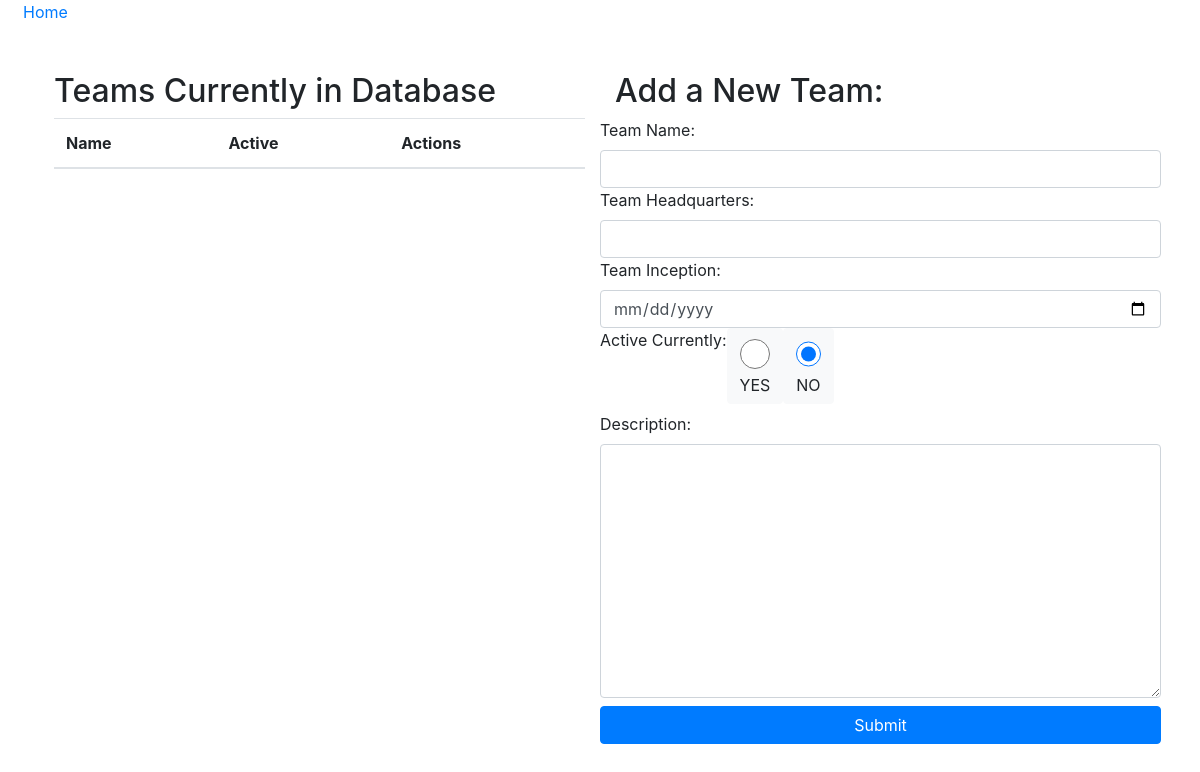
The app's page /daemon/teams, older data.
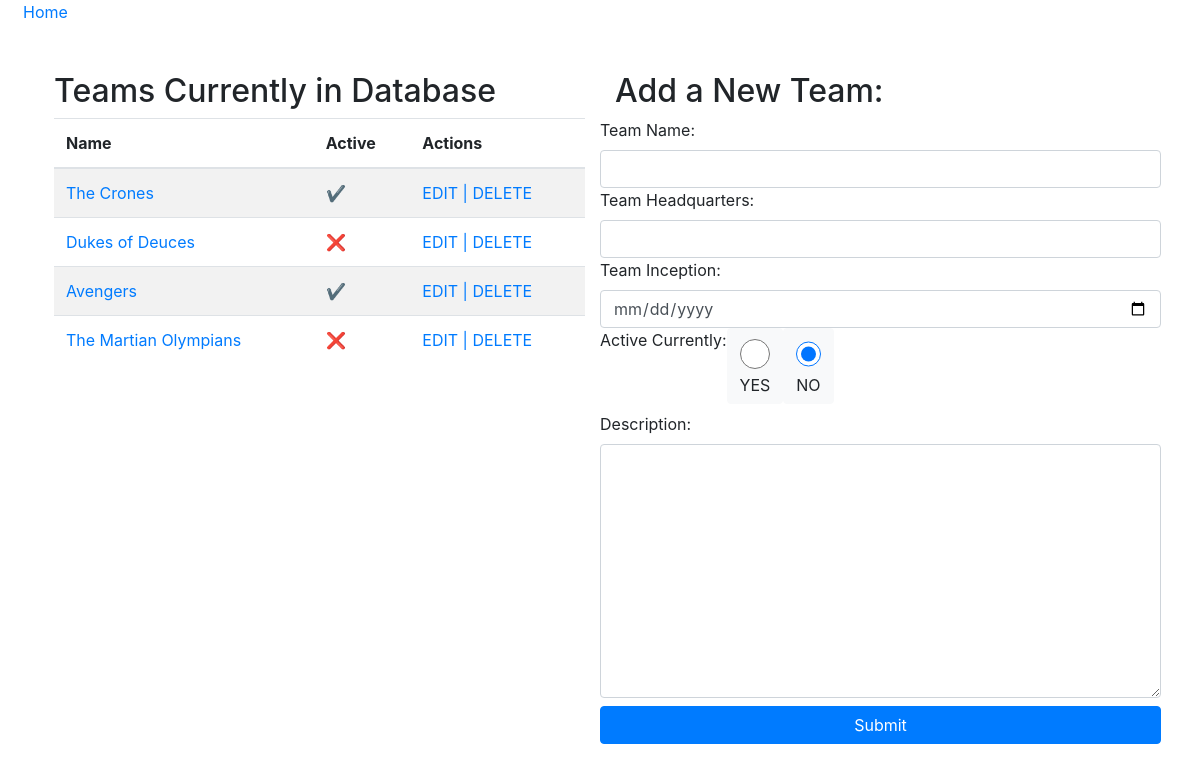
The same page, newer data.
### Daemon/models.py (models this page shows)
class Team(models.Model):
    name = models.CharField(max_length = 50)
    headquarters = models.CharField(max_length = 100)
    inception = models.DateField()
    active = models.BooleanField(default = True)
    description = models.TextField(max_length = 250)
    leader = models.ForeignKey("User", related_name="team_lead", on_delete=models.CASCADE, null=True)
    members = models.ManyToManyField("User", related_name="team")
    objects = TeamManager()

### Daemon/views.py (the view)
# urls.py: path("daemon/teams", views.all_teams),
def all_teams(request):
    context = {
        "all_teams": Team.objects.all()
    }
    return render(request, "team_list.html", context)

### Daemon/templates/team_list.html (shortened to what this page needs)
<!DOCTYPE html>
<html lang="en">
<head>
    <link rel="stylesheet" href="https://stackpath.bootstrapcdn.com/bootstrap/4.4.1/css/bootstrap.min.css">
</head>
<body>
    <div class="container px-2">
        <div class="row mb-5">
            <a href = "/">Home</a>
        </div>
        <div class="row">
        <div class="col ml-3">
            <table class="table table-striped">
                <h2>Teams Currently in Database</h2>
                <thead>
                    <tr>
                        <th scope="col">Name</th>
                        <th scope="col">Active</th>
                        <th scope="col">Actions</th>
                    </tr>
                </thead>
                {% for team in all_teams %}
                    <tr>
                        <td><a href="/daemon/teams/{team.id}">{{ team.name }}</a></td>
                        <td>{% if team.active %} &#10004 {% else %} &#10060 {% endif %}</td>
                        <td><a href="#">EDIT</aa> | <a href="#">DELETE</a></td>
                    </tr>
                {% endfor %}
            </table>
        </div>
        <div class="col mr-3">
            <h2>Add a New Team:</h2>
            <form action="/daemon/register_team" method="POST">
                <div class="row form_group">
                    {% if not messages %}
                    <label for="name">Team Name:</label>
                    {% else %}
                    <label for="name" class="text-danger font-weight-bold">Team Name: </label>
                    {% endif %}
                    <input type="text" name="name" class="form-control" />
                </div>
                <div class="row form_group">
                    {% if not messages %}
                    <label for="headquarters">Team Headquarters:</label>
                    {% else %}
                    <label for="headquarters" class="text-danger font-weight-bold">Team Headquarters: </label>
                    {% endif %}
                    <input type="text" name="headquarters" class="form-control" />
                </div>
                <div class="row form_group">
                    {% if not messages %}
                    <label for="inception">Team Inception:</label>
                    {% else %}
                    <label for="inception" class="text-danger font-weight-bold">Team Inception: </label>
                    {% endif %}
                    <input type="date" name="inception" class="form-control" />
                </div>
                <div class="row form_group">
                    {% if not messages %}
                    <label for="active">Active Currently:</label>
                    {% else %}
                    <label for="active" class="text-danger font-weight-bold">Active Currently: </label>
                    {% endif %}
                    <label class="btn btn-light">
                        <input type="radio" name="active" value="True" class="form-control"> YES
                    </label>
                    <label class="btn btn-light">
                        <input type="radio" name="active" value="False" class="form-control active" checked=""> NO
                    </label>
                </div>
                <div class="row form_group">
                    {% if not messages %}
                    <label for="description">Description:</label>
                    {% else %}
                    <label for="description" class="text-danger font-weight-bold">Description: </label>
                    {% endif %}
                    <textarea name="description" rows="10" class="form-control"></textarea>
                </div>
                <div class="row form_group mt-2">
                    <input type="submit" class="btn btn-primary col-12" />
                </div>
            </form>
        </div>
        </div>
    </div>
</body>
</html>

Row changes from the older to the newer data that the page shows:
added Team: name "The Crones"
added Team: name "Dukes of Deuces"
added Team: name "Avengers"
added Team: name "The Martian Olympians"
